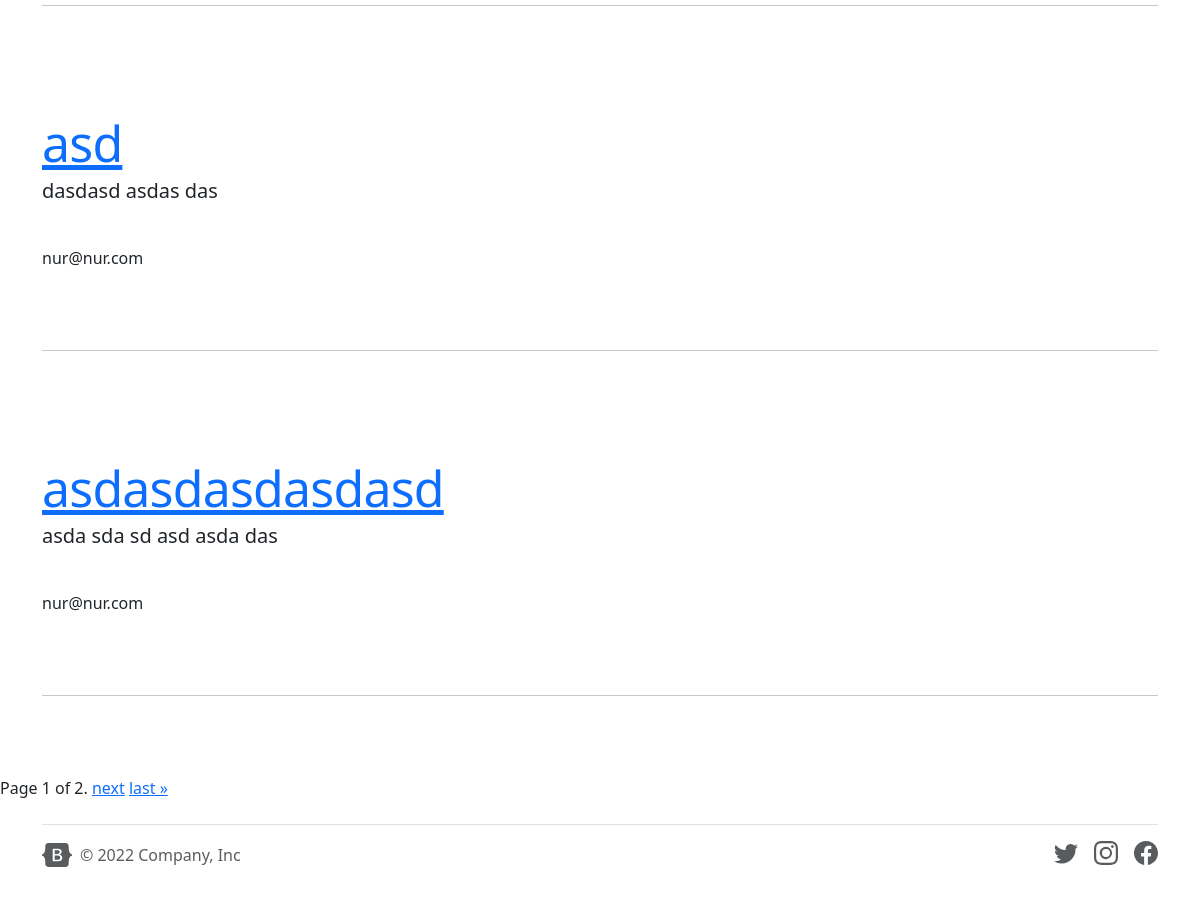
Before: / (lower part) with the older database file.
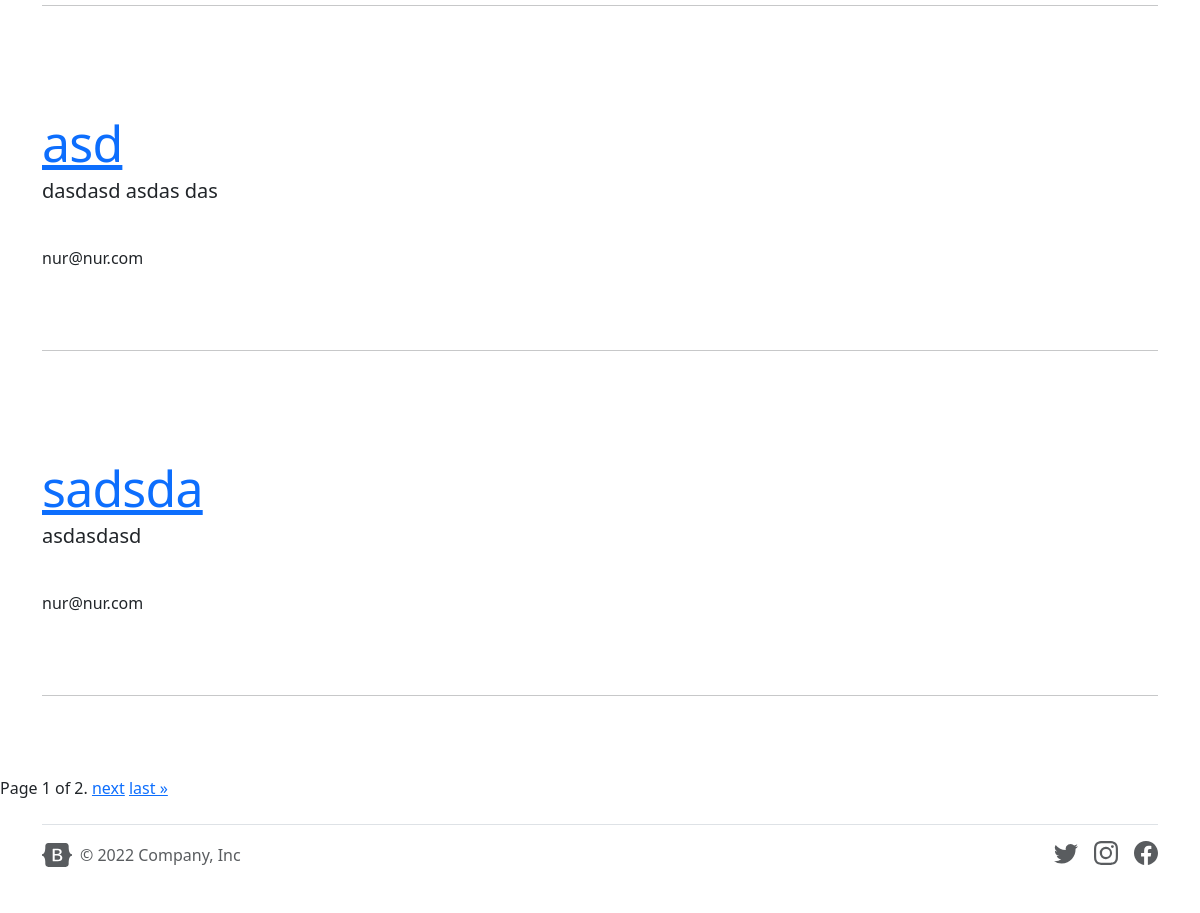
After: the same page with the newer database file.
### blog/models.py (models this page shows, shortened)
class PagesModel(models.Model):
    title = models.CharField(max_length=150)
    body = models.TextField()
    author = models.ForeignKey(settings.AUTH_USER_MODEL, on_delete=models.CASCADE, blank=True, null= True)
    image = models.ImageField(upload_to=upload_location , null = True, blank = True)
    created_date = models.DateTimeField(auto_now=True)
    date_updated = models.DateTimeField(auto_now=True)
    class Meta:
        ordering = ('-created_date', )
    @property
    def imageURL(self):
        try:
            url = str(self.image.url)
        except:
            url = ''
        return url

### accounts/models.py (models this page shows, shortened)
class Account(AbstractBaseUser):
    email = models.EmailField(verbose_name='email', max_length=50, unique=True)
    phone_number = models.CharField(max_length=15, unique=True)
    f_name = models.CharField(max_length=50, blank=True, null=True)
    l_name = models.CharField(max_length=50, blank=True, null=True)
    sex = models.BooleanField(null=True, blank=True)
    date_birthday = models.DateTimeField(blank=True, null=True)
    is_admin = models.BooleanField(default=False)
    is_active = models.BooleanField(default=True)
    is_staff = models.BooleanField(default=False)
    is_superuser = models.BooleanField(default=False)
    USERNAME_FIELD = 'email'
    REQUIRED_FIELDS = ['phone_number']
    objects = MyAccountManage()
    class Meta:
        app_label = 'accounts'

### blog/views.py (the view)
# urls.py: path('', blog_view, name='blogs'),
def blog_view(request):
    blog = PagesModel.objects.all()
    paginator = Paginator(blog, 3)
    page_number = request.GET.get('page')
    page_obj = paginator.get_page(page_number)
    context = {
        'page_obj':page_obj,
    }
    return render(request, 'body.html' , context )

### blog/templates/body.html (shortened to what this page needs)
{% extends 'base.html' %}
{% load static %}
{% block content %}
<html lang="en">
  <head>
<link href="{% static 'assets/dist/css/bootstrap.min.css' %} " rel="stylesheet">
    <link href="{% static 'carousel.css' %} " rel="stylesheet">
  </head>
  <body>
<main>
  <div class="container marketing">
{% for bl in page_obj %}
    <hr class="featurette-divider">
<a href= "{% url 'blog:detail' bl.id %}">
        <h2 class="featurette-heading fw-normal lh-1">{{bl.title}}</h2></a>
        <p class="lead">{{bl.body}}</p>
        <p>{{bl.author}}</p>
    {% endfor %}
    <hr class="featurette-divider">
  </div>
  <div class="pagination">
    <span class="step-links">
        <span class="current">
            Page {{ page_obj.number }} of {{ page_obj.paginator.num_pages }}.
        </span>
        {% if page_obj.has_next %}
            <a href="?page={{ page_obj.next_page_number }}">next</a>
            <a href="?page={{ page_obj.paginator.num_pages }}">last &raquo;</a>
        {% endif %}
    </span>
</div>
</main>
  </body>
</html>
{% endblock  %}

Changed rows visible on the page:
removed PagesModel: title "asdasdasdasdasd", body "asda sda sd asd asda das", author "nur@nur.com"
now on this page (row unchanged): PagesModel: title "sadsda", body "asdasdasd", author "nur@nur.com"
